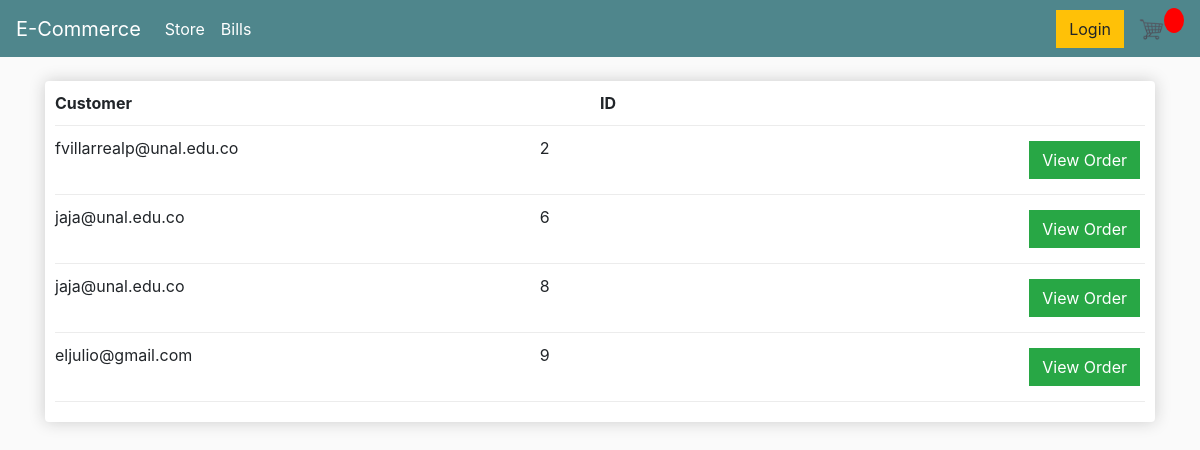
The app's page /bills/, older data.
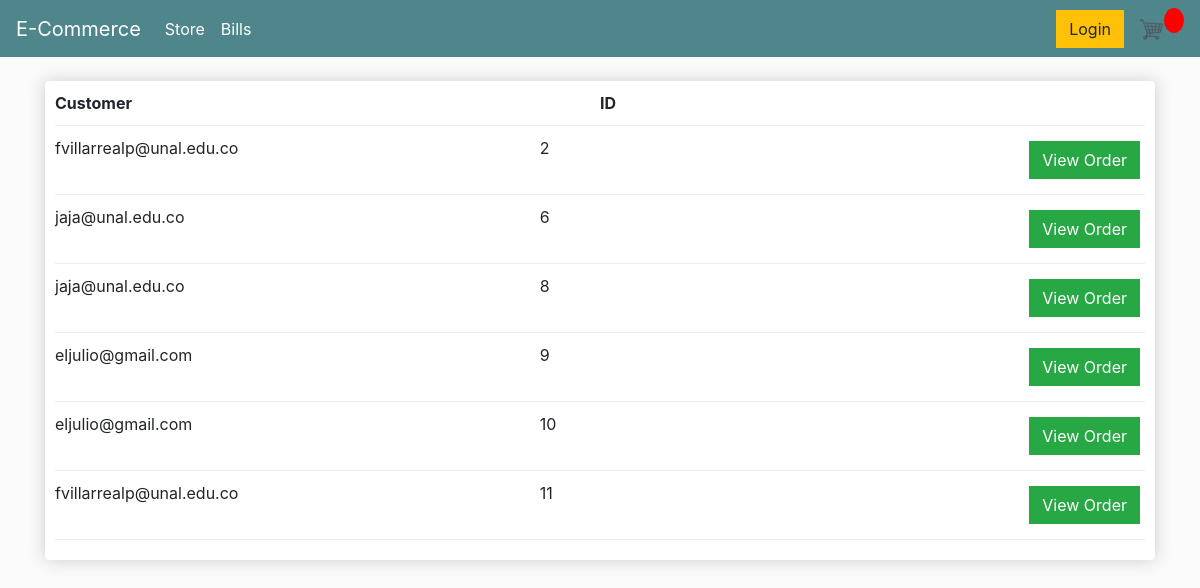
The same page, newer data.
### store/models.py (models this page shows, shortened)
class Order(models.Model):
    customer = models.ForeignKey(Customer, on_delete=models.SET_NULL, null=True, blank=True)
    date_ordered = models.DateField(auto_now_add=True) # Select the current date
    complete  = models.BooleanField(default=False, null=True, blank=True)
    transaction_id = models.CharField(max_length=200, null=True)

class Customer(models.Model):
    user = models.OneToOneField(User, on_delete=models.CASCADE, null=True, blank=True) # on_delate CASCADE means that when the User is delated, the Customer too
    name = models.CharField(max_length=200, null=True)
    email = models.CharField(max_length=200, null=True)

### store/views.py (the view)
# urls.py: path('bills/', views.billsList, name='bills'),
def billsList(request):
    orders = Order.objects.all()
    context = {'orders': orders}
    return render(request, 'store/bills.html', context)

### store/templates/store/bills.html
{% extends 'store/main.html' %}
{% load static %}
{% block content %}
<br>
<div class="box-element">
    <div class="cart-row">
        <div style="flex:2"><strong>Customer</strong></div>
        <div style="flex:1"><strong>ID</strong></div>
        <div style="flex:1"><strong></strong></div>
    </div>
    {% for order in orders %}
    {% if order.complete %}
    <div class="cart-row">
        <div style="flex:2"><p>{{order.customer.email}}</p></div>
        <div style="flex:2"><p>{{order.id}}</p></div>
        <div>
            <a  style="float:right; margin:5px;" class="btn btn-success" href="{{order.id}}">View Order</a>
        </div>
    </div>
    {% endif %}
    {% endfor %}
</div>
{% endblock content %}

Row changes from the older to the newer data that the page shows:
added Order: customer.email "eljulio@gmail.com", id "10"
added Order: customer.email "fvillarrealp@unal.edu.co", id "11"
